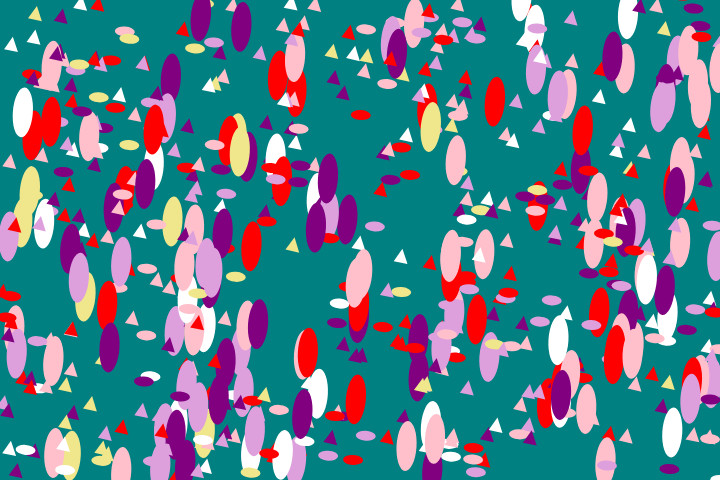
Frame 1 (no input)
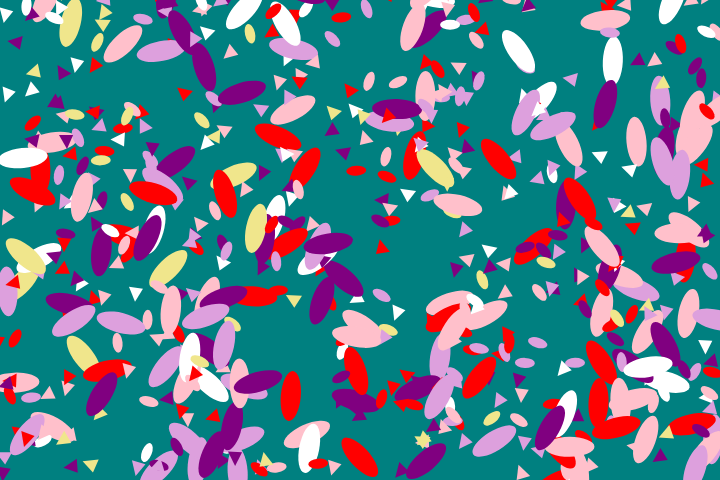
Frame 60 (no input)
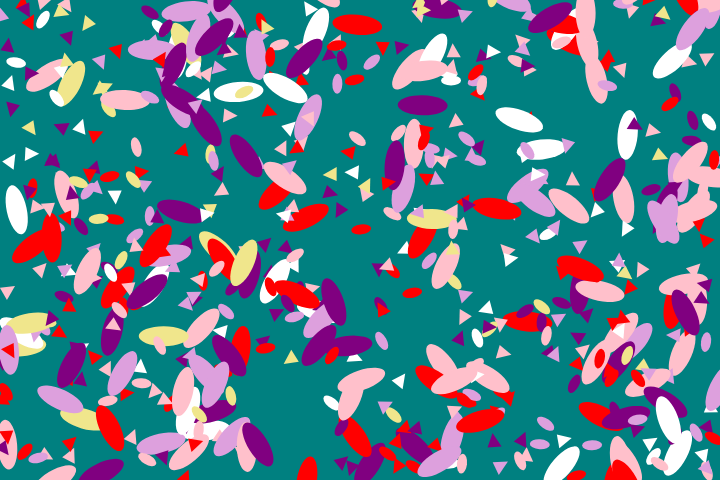
Frame 120 (the mouse pressed at the canvas centre since frame 60)

The p5.js sketch that drew these frames (run headless with seeded random() and noise() and a simulated clock; from frame 60 on, the mouse is pressed at the canvas centre):

// p5.js sketch
// ── sketch.js
var xss=[];
var yss=[];
var curly=[];
var spinny=[];
var colour=[];
var shape=[];


function setup(){
    createCanvas(720,480);
    for(var i=0;i<600;i++){
        xss.push(random(width));
        yss.push(random(height));
        curly[i]=random(-10,10);
        spinny[i]=random(10,20);
        // colour[i]=random(255),random(255),random(255);
        colour[i]=colourPlease();
        // console.log(colour[i]);
        shape[i]=shapePlease();
        console.log(shape[i]);
    }
    noStroke();
}

function colourPlease(){
    var ourColours=["white","pink","red","purple","Plum","Khaki"];
    var randomNumber=random(ourColours.length-1);
    randomNumber=randomNumber.toFixed(0);
    return ourColours[randomNumber];
}

function shapePlease(){
    var shapes=["circle","triangle","circle2"];
    var randomNumber=random(shapes.length-1);
    randomNumber=randomNumber.toFixed(0);
    console.log(shapes[randomNumber]);
    return shapes[randomNumber];
}

function draw(){
    background('Teal');
    for(var i=0;i<xss.length;i++){
        yss[i]+=random(2);
        if(yss[i]>height){
            yss[i]=-10;
        }
        push();
        translate(xss[i],yss[i]);
        rotate(frameCount/spinny[i]);
        fill(colour[i]);
        // if(shape[i]==="rectangle"){
        //     rect(curly[i],curly[i],10,10);
        // }
        if(shape[i]==="circle"){
            ellipse(curly[i],curly[i],20,10);
        }
        if(shape[i]==="triangle"){
            triangle(3,-7,-5,6,9,8);
        }
        // rect(curly[i],curly[i],10,10);
        // ellipse(curly[i],curly[i],10,10);
        // triangle(0,-5,-5,5,5,5);
        if(shape[i]==="circle2"){
            ellipse(curly[i],curly[i],20,50);
        }
        pop();
    }
}
